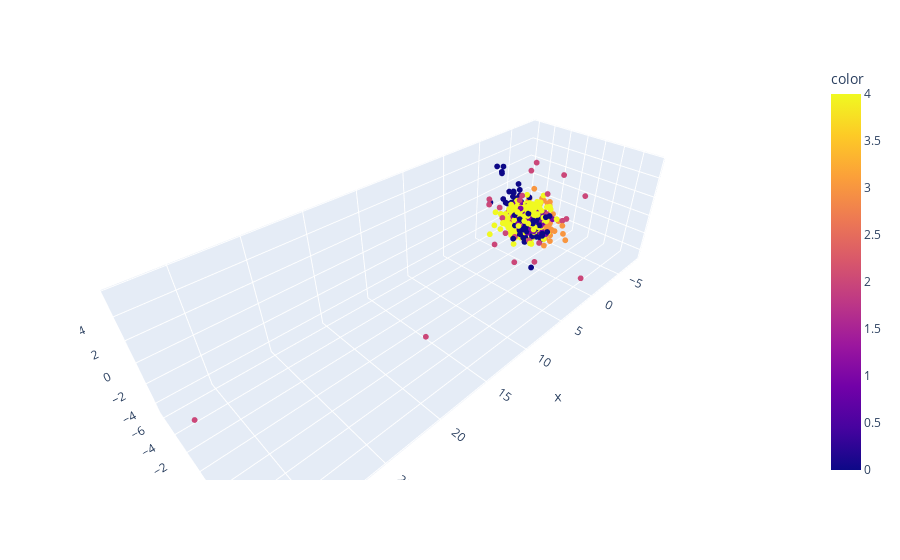

Notebook source saved alongside this figure:
### Code cell
# Create the scatter plot for the data
fig = px.scatter_3d(x=T[:, 0], y=T[:, 1], z=T[:, 2], color=Z)
loadings = pca.components_ * np.sqrt(pca.explained_variance_)
fig.update_traces(marker=dict(size=2))

# # Add the loadings (vectors) to the plot
# for i, feature in enumerate(df.columns):
#     fig.add_trace(
#         go.Scatter3d(
#             x=[0, loadings[i, 0]],
#             y=[0, loadings[i, 1]],
#             z=[0, loadings[i, 2]],
#             mode='lines+text',
#             name=feature,
#             text=[None, feature],
#             textposition='top center'
#         )
#     )

fig.show()

### Figure 1 — Plotly figure (JSON) as saved in the notebook; plotly's stock layout.template omitted (floating-point values rounded to 4 significant figures; data arrays with more than 128 entries replaced by an {"elided": "..."} marker saying what was removed)
{"data": [{"hovertemplate": "x=%{x}<br>y=%{y}<br>z=%{z}<br>color=%{marker.color}<extra></extra>", "legendgroup": "", "marker": {"color": {"elided": "740 int values"}, "coloraxis": "coloraxis", "size": 2, "symbol": "circle"}, "mode": "markers", "name": "", "scene": "scene", "showlegend": false, "type": "scatter3d", "x": {"elided": "740 float values"}, "y": {"elided": "740 float values"}, "z": {"elided": "740 float values"}}], "layout": {"coloraxis": {"colorbar": {"title": {"text": "color"}}, "colorscale": [[0, "#0d0887"], [0.1111, "#46039f"], [0.2222, "#7201a8"], [0.3333, "#9c179e"], [0.4444, "#bd3786"], [0.5556, "#d8576b"], [0.6667, "#ed7953"], [0.7778, "#fb9f3a"], [0.8889, "#fdca26"], [1, "#f0f921"]]}, "legend": {"tracegroupgap": 0}, "margin": {"t": 60}, "scene": {"domain": {"x": [0, 1], "y": [0, 1]}, "xaxis": {"title": {"text": "x"}}, "yaxis": {"title": {"text": "y"}}, "zaxis": {"title": {"text": "z"}}}}}
